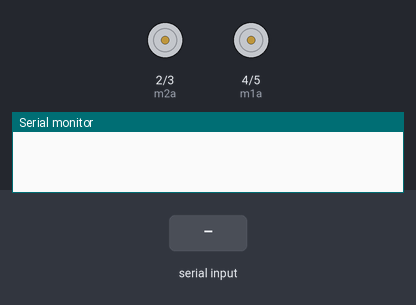
This sketch was run on a simulated Arduino Uno, built with avr-gcc and run on an emulated ATmega328P. On the bench: motor-driver pin pairs drawn as motors (green arrow = first pin HIGH = forward, orange = second pin HIGH = backward, longer = more drive), the last lines printed to the serial monitor. Inputs (shaded band) come from the test bench.

Above: at 1.2 s.
1.3 s: "F" received over Serial
At 2.5 s:
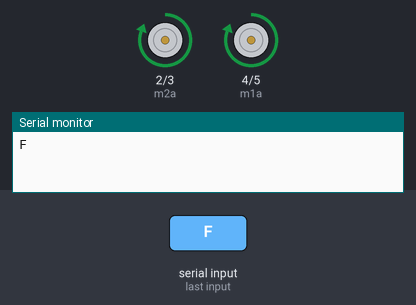
2.8 s: "B" received over Serial
At 3.8 s:
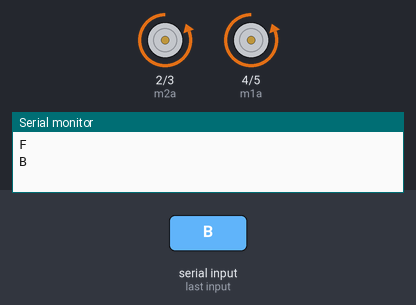
4.3 s: "L" received over Serial
At 5.0 s:
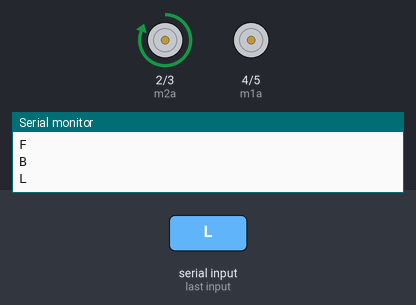
5.8 s: "R" received over Serial
At 6.1 s:
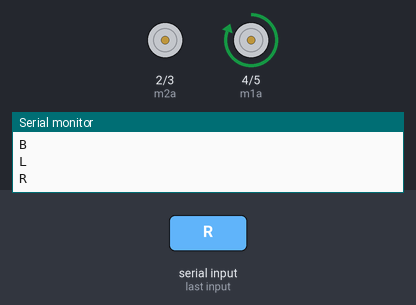
7.3 s: "J" received over Serial
At 8.4 s:
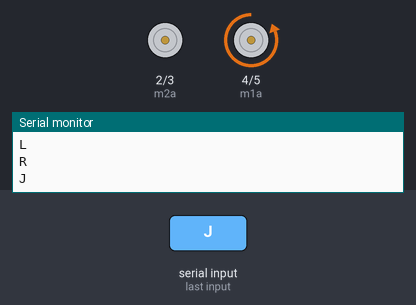
8.8 s: "H" received over Serial
At 9.6 s:
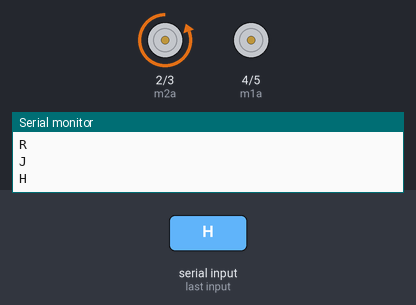
Timing chart, 0 to 11.3 s (numbered marks = the images above; inputs shaded):
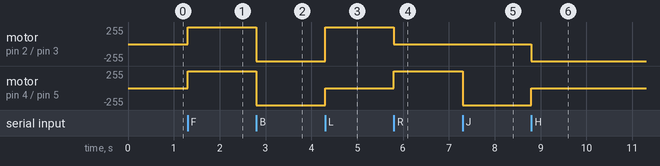

Measured:
- after the input at 1.3 s, motor on pin 2 (m2a) / pin 3 (m2b), motor on pin 4 (m1a) / pin 5 (m1b): stopped → forward 255/255 at once
- after the input at 2.8 s, motor on pin 2 (m2a) / pin 3 (m2b), motor on pin 4 (m1a) / pin 5 (m1b): forward 255/255 → backward 255/255 at once
- after the input at 4.3 s, motor on pin 2 (m2a) / pin 3 (m2b): backward 255/255 → forward 255/255 at once; motor on pin 4 (m1a) / pin 5 (m1b): backward 255/255 → stopped at once
- after the input at 5.8 s, motor on pin 2 (m2a) / pin 3 (m2b): forward 255/255 → stopped at once; motor on pin 4 (m1a) / pin 5 (m1b): stopped → forward 255/255 at once
- after the input at 7.3 s, motor on pin 4 (m1a) / pin 5 (m1b): forward 255/255 → backward 255/255 at once
- after the input at 8.8 s, motor on pin 2 (m2a) / pin 3 (m2b): stopped → backward 255/255 at once; motor on pin 4 (m1a) / pin 5 (m1b): backward 255/255 → stopped at once

The sketch:

sketch_hc_05_car_code.ino
```cpp
int m1a = 4;
int m1b = 5;
int m2a = 2;
int m2b = 3;
char val;

void setup()
{
pinMode(m1a, OUTPUT);
pinMode(m1b, OUTPUT);
pinMode(m2a, OUTPUT);
pinMode(m2b, OUTPUT);
Serial.begin(9600);
}

void loop()
{
  while (Serial.available() > 0)
  {
  val = Serial.read();
  Serial.println(val);
  }

  if( val == 'F')
    {
      digitalWrite(m1a, HIGH);
      digitalWrite(m1b, LOW);
      digitalWrite(m2a, HIGH);
      digitalWrite(m2b, LOW);
    }
  else if(val == 'B')
    {
      digitalWrite(m1a, LOW);
      digitalWrite(m1b, HIGH);
      digitalWrite(m2a, LOW);
      digitalWrite(m2b, HIGH);
    }

    else if(val == 'L')
    {
    digitalWrite(m1a, LOW);
    digitalWrite(m1b, LOW);
    digitalWrite(m2a, HIGH);
    digitalWrite(m2b, LOW);
    }
    else if(val == 'R')
    {
    digitalWrite(m1a, HIGH);
    digitalWrite(m1b, LOW);
    digitalWrite(m2a, LOW);
    digitalWrite(m2b, LOW);
    }

  else if(val == 'S')
    {
    digitalWrite(m1a, LOW);
    digitalWrite(m1b, LOW);
    digitalWrite(m2a, LOW);
    digitalWrite(m2b, LOW);
    }
  else if(val == 'I')
    {
    digitalWrite(m1a, HIGH);
    digitalWrite(m1b, LOW);
    digitalWrite(m2a, LOW);
    digitalWrite(m2b, LOW);
    }
  else if(val == 'J')
    {
    digitalWrite(m1a, LOW);
    digitalWrite(m1b, HIGH);
    digitalWrite(m2a, LOW);
    digitalWrite(m2b, LOW);
    }
   else if(val == 'G')
    {
    digitalWrite(m1a, LOW);
    digitalWrite(m1b, LOW);
    digitalWrite(m2a, HIGH);
    digitalWrite(m2b, LOW);
    }
  else if(val == 'H')
    {
    digitalWrite(m1a, LOW);
    digitalWrite(m1b, LOW);
    digitalWrite(m2a, LOW);
    digitalWrite(m2b, HIGH);
    }
}
```
